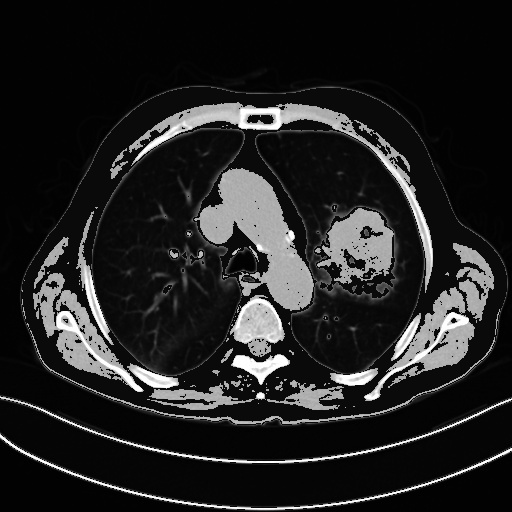
#> input picture output_piecewise.jpg, 512 x 512 px
$ python sharpen.py
#> lines starting #> are read from the running program, lines starting #| are printed output that depends on the picture
import cv2
import numpy as np

# goruntuyu gray uygulayarak acar

img1 = cv2.imread('output_piecewise.jpg', 0)
#> img1 is the input picture: shape (512, 512); min 0, max 255, mean 34.8

# keskinlestirme
kernel = np.array([[-1, -1, -1], [-1, 9, -1], [-1, -1, -1]])
sharping = cv2.filter2D(img1, -1, kernel)
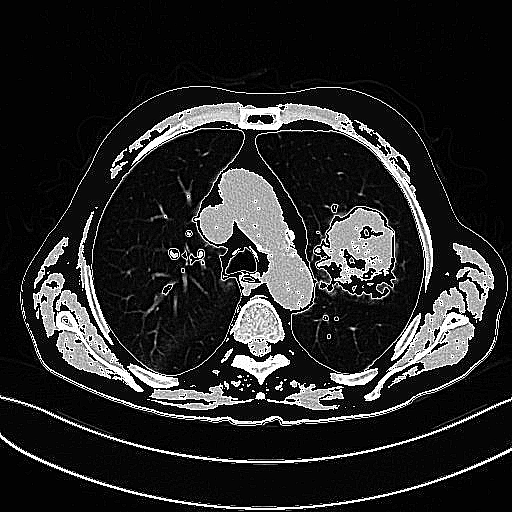
#> sharping: shape (512, 512); min 0, max 255, mean 39.7
# goruntuyu projeye kaydetmek icin gerekli fonksiyon
cv2.imwrite('./sharpen-img/soru2-sonuc(Keskinlestirme).jpg', sharping)

# bulanıklastırma
blurred_1 = cv2.blur(img1, (5, 5))
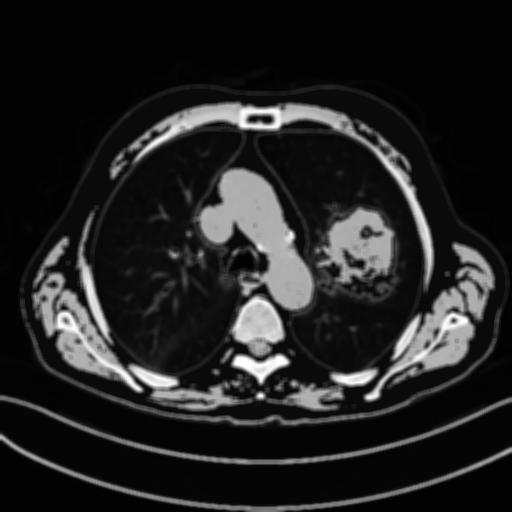
#> blurred_1: shape (512, 512); min 2, max 255, mean 34.8
# goruntuyu projeye kaydetmek icin gerekli fonksiyon
cv2.imwrite('./sharpen-img/soru2-sonuc(Bulaniklastirma).jpg', blurred_1)

# goruntuyu projeyi ekranda gostermsi icin gerekli fonksiyon
cv2.imshow("orjinal", img1)
cv2.imshow("Keskinlestirme ", sharping)
cv2.imshow("Bulaniklastirma ", blurred_1)
cv2.waitKey(0)
cv2.destroyAllWindows()
